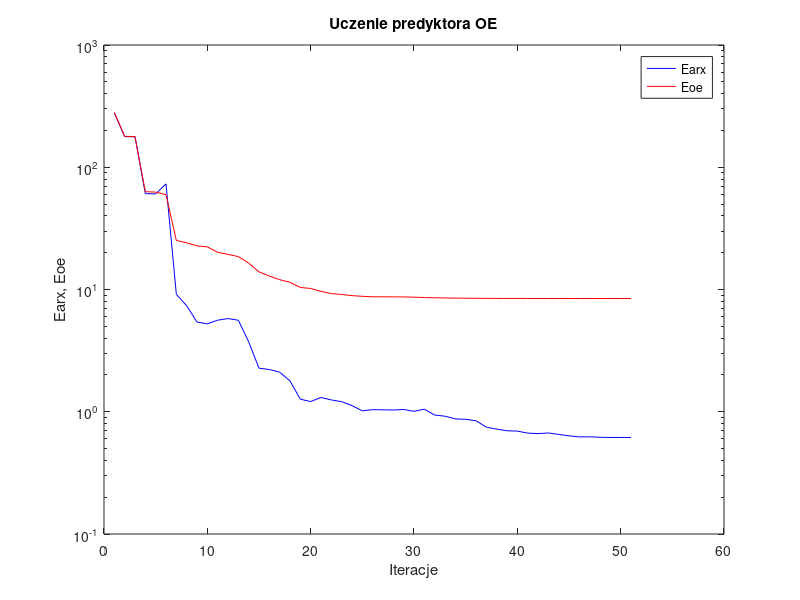
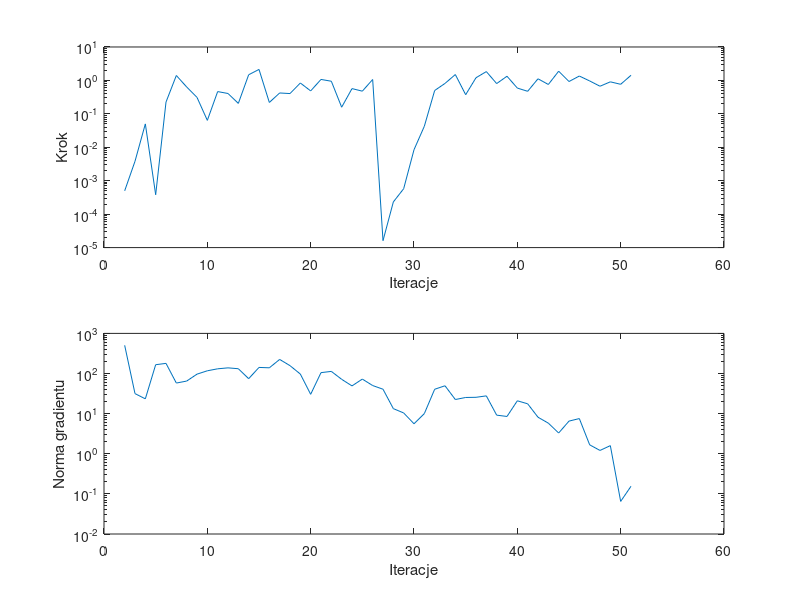

Write MATLAB code to recreate these figures, in order.
%uczenie predyktora oe
clear all;
n=0; farx(n+1)=2.789471e+002; foe(n+1)=2.806664e+002; wspucz(n+1)=0.000000e+000; ng(n+1)=0.000000e+000;
%odnowa zmiennej metryki
n=1; farx(n+1)=1.781067e+002; foe(n+1)=1.792640e+002; krok(n+1)=4.988661e-004; ng(n+1)=5.045103e+002;
n=2; farx(n+1)=1.776370e+002; foe(n+1)=1.780987e+002; krok(n+1)=3.816075e-003; ng(n+1)=3.154383e+001;
n=3; farx(n+1)=6.086400e+001; foe(n+1)=6.311836e+001; krok(n+1)=5.005537e-002; ng(n+1)=2.337316e+001;
n=4; farx(n+1)=6.049395e+001; foe(n+1)=6.260236e+001; krok(n+1)=3.812452e-004; ng(n+1)=1.657418e+002;
n=5; farx(n+1)=7.309756e+001; foe(n+1)=5.965225e+001; krok(n+1)=2.250273e-001; ng(n+1)=1.789306e+002;
n=6; farx(n+1)=9.126223e+000; foe(n+1)=2.520989e+001; krok(n+1)=1.404256e+000; ng(n+1)=5.785042e+001;
n=7; farx(n+1)=7.373431e+000; foe(n+1)=2.409760e+001; krok(n+1)=6.367965e-001; ng(n+1)=6.481852e+001;
n=8; farx(n+1)=5.416809e+000; foe(n+1)=2.274168e+001; krok(n+1)=3.112246e-001; ng(n+1)=9.643461e+001;
n=9; farx(n+1)=5.238061e+000; foe(n+1)=2.231657e+001; krok(n+1)=6.385257e-002; ng(n+1)=1.169680e+002;
n=10; farx(n+1)=5.612219e+000; foe(n+1)=2.014963e+001; krok(n+1)=4.635137e-001; ng(n+1)=1.310192e+002;
n=11; farx(n+1)=5.785081e+000; foe(n+1)=1.939408e+001; krok(n+1)=4.063898e-001; ng(n+1)=1.383963e+002;
n=12; farx(n+1)=5.604961e+000; foe(n+1)=1.858074e+001; krok(n+1)=2.056099e-001; ng(n+1)=1.316503e+002;
n=13; farx(n+1)=3.733599e+000; foe(n+1)=1.644673e+001; krok(n+1)=1.476581e+000; ng(n+1)=7.432436e+001;
n=14; farx(n+1)=2.271529e+000; foe(n+1)=1.394460e+001; krok(n+1)=2.130938e+000; ng(n+1)=1.417984e+002;
n=15; farx(n+1)=2.215298e+000; foe(n+1)=1.287371e+001; krok(n+1)=2.192961e-001; ng(n+1)=1.387565e+002;
n=16; farx(n+1)=2.108170e+000; foe(n+1)=1.203315e+001; krok(n+1)=4.213257e-001; ng(n+1)=2.244317e+002;
n=17; farx(n+1)=1.787610e+000; foe(n+1)=1.145520e+001; krok(n+1)=4.044487e-001; ng(n+1)=1.570455e+002;
n=18; farx(n+1)=1.266761e+000; foe(n+1)=1.039227e+001; krok(n+1)=8.377756e-001; ng(n+1)=9.697177e+001;
n=19; farx(n+1)=1.212149e+000; foe(n+1)=1.019714e+001; krok(n+1)=4.854776e-001; ng(n+1)=3.030190e+001;
n=20; farx(n+1)=1.308720e+000; foe(n+1)=9.658650e+000; krok(n+1)=1.070120e+000; ng(n+1)=1.051615e+002;
n=21; farx(n+1)=1.249016e+000; foe(n+1)=9.260950e+000; krok(n+1)=9.453922e-001; ng(n+1)=1.129230e+002;
n=22; farx(n+1)=1.208950e+000; foe(n+1)=9.109886e+000; krok(n+1)=1.580303e-001; ng(n+1)=7.167841e+001;
n=23; farx(n+1)=1.121840e+000; foe(n+1)=8.909558e+000; krok(n+1)=5.695627e-001; ng(n+1)=4.911440e+001;
n=24; farx(n+1)=1.016913e+000; foe(n+1)=8.796365e+000; krok(n+1)=4.770341e-001; ng(n+1)=7.265226e+001;
n=25; farx(n+1)=1.040416e+000; foe(n+1)=8.721425e+000; krok(n+1)=1.065517e+000; ng(n+1)=5.013304e+001;
%odnowa zmiennej metryki
n=26; farx(n+1)=1.036788e+000; foe(n+1)=8.714139e+000; krok(n+1)=1.611741e-005; ng(n+1)=4.062298e+001;
n=27; farx(n+1)=1.033405e+000; foe(n+1)=8.706550e+000; krok(n+1)=2.318206e-004; ng(n+1)=1.333133e+001;
n=28; farx(n+1)=1.043623e+000; foe(n+1)=8.695044e+000; krok(n+1)=5.769389e-004; ng(n+1)=1.040408e+001;
n=29; farx(n+1)=1.008214e+000; foe(n+1)=8.655582e+000; krok(n+1)=8.442897e-003; ng(n+1)=5.589365e+000;
n=30; farx(n+1)=1.049715e+000; foe(n+1)=8.594986e+000; krok(n+1)=4.256083e-002; ng(n+1)=1.002131e+001;
n=31; farx(n+1)=9.403544e-001; foe(n+1)=8.556831e+000; krok(n+1)=4.992693e-001; ng(n+1)=4.051923e+001;
n=32; farx(n+1)=9.196658e-001; foe(n+1)=8.529643e+000; krok(n+1)=8.131859e-001; ng(n+1)=4.949075e+001;
n=33; farx(n+1)=8.741187e-001; foe(n+1)=8.499602e+000; krok(n+1)=1.498210e+000; ng(n+1)=2.247809e+001;
n=34; farx(n+1)=8.675890e-001; foe(n+1)=8.488320e+000; krok(n+1)=3.739988e-001; ng(n+1)=2.528418e+001;
n=35; farx(n+1)=8.438062e-001; foe(n+1)=8.475570e+000; krok(n+1)=1.202875e+000; ng(n+1)=2.553318e+001;
n=36; farx(n+1)=7.485509e-001; foe(n+1)=8.459164e+000; krok(n+1)=1.836100e+000; ng(n+1)=2.771443e+001;
n=37; farx(n+1)=7.204432e-001; foe(n+1)=8.451826e+000; krok(n+1)=8.043035e-001; ng(n+1)=9.167727e+000;
n=38; farx(n+1)=6.990886e-001; foe(n+1)=8.449409e+000; krok(n+1)=1.333102e+000; ng(n+1)=8.503026e+000;
n=39; farx(n+1)=6.947075e-001; foe(n+1)=8.448093e+000; krok(n+1)=5.900599e-001; ng(n+1)=2.090526e+001;
n=40; farx(n+1)=6.689340e-001; foe(n+1)=8.444927e+000; krok(n+1)=4.726961e-001; ng(n+1)=1.758450e+001;
n=41; farx(n+1)=6.623762e-001; foe(n+1)=8.443310e+000; krok(n+1)=1.119298e+000; ng(n+1)=8.136212e+000;
n=42; farx(n+1)=6.708928e-001; foe(n+1)=8.442751e+000; krok(n+1)=7.560816e-001; ng(n+1)=5.795035e+000;
n=43; farx(n+1)=6.524949e-001; foe(n+1)=8.442191e+000; krok(n+1)=1.885812e+000; ng(n+1)=3.288872e+000;
n=44; farx(n+1)=6.354997e-001; foe(n+1)=8.441669e+000; krok(n+1)=9.270274e-001; ng(n+1)=6.515010e+000;
n=45; farx(n+1)=6.225650e-001; foe(n+1)=8.441190e+000; krok(n+1)=1.352447e+000; ng(n+1)=7.534063e+000;
n=46; farx(n+1)=6.237516e-001; foe(n+1)=8.441047e+000; krok(n+1)=9.639418e-001; ng(n+1)=1.668471e+000;
n=47; farx(n+1)=6.181065e-001; foe(n+1)=8.440977e+000; krok(n+1)=6.698571e-001; ng(n+1)=1.210118e+000;
n=48; farx(n+1)=6.165238e-001; foe(n+1)=8.440967e+000; krok(n+1)=9.072770e-001; ng(n+1)=1.593517e+000;
n=49; farx(n+1)=6.160641e-001; foe(n+1)=8.440966e+000; krok(n+1)=7.655551e-001; ng(n+1)=6.495892e-002;
n=50; farx(n+1)=6.162007e-001; foe(n+1)=8.440966e+000; krok(n+1)=1.422745e+000; ng(n+1)=1.547159e-001;

figure; semilogy(farx,'b'); hold on; semilogy(foe,'r'); xlabel('Iteracje'); ylabel('Earx, Eoe'); legend('Earx','Eoe'); title('Uczenie predyktora OE');
figure; subplot(2,1,1); semilogy(krok); xlabel('Iteracje'); ylabel('Krok');
subplot(2,1,2); semilogy(ng); xlabel('Iteracje'); ylabel('Norma gradientu');
Earx=farx(n+1)
Eoe=foe(n+1)
